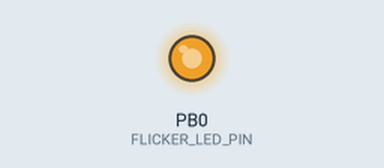
A sketch run on a simulated ATtiny85, built with avr-gcc and run on an emulated ATtiny85. Parts: output pins drawn as LEDs (lit = HIGH). Random numbers use the default seed unless the sketch sets one.

Above: at 24.19 s.
Timing chart, 0 to 40.0 s (numbered marks = the images above):
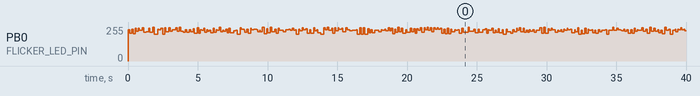

The sketch:

luminaria.ino
```cpp
// (licence header left out)
#define FLICKER_LED_PIN 0

// the start of the flicker (low)
static int flicker_low_min = 200;
static int flicker_low_max = 240;

// the end value of the flicker (high)
static int flicker_high_min = 230;
static int flicker_high_max = 256;

// delay between each low-high-low cycle
// low->high |flicker_hold| high->low
static int flicker_hold_min = 40; // milliseconds
static int flicker_hold_max = 80; // milliseconds

// delay after each low-high-low cycle
// low->high->low |flicker_pause| low->high...
static int flicker_pause_min = 100; // milliseconds
static int flicker_pause_max = 200;  // milliseconds

// delay low to high and high to low cycle
static int flicker_speed_min = 900; // microseconds
static int flicker_speed_max = 1000; // microseconds

// define ouput pin for LED and set pullup resistors on unused
// pins to reduce power consumption
void setup() {
  pinMode(FLICKER_LED_PIN, OUTPUT);
  pinMode(1,INPUT_PULLUP); // unused pin set to high
  pinMode(2,INPUT_PULLUP); // unused pin set to high
  pinMode(3,INPUT_PULLUP); // unused pin set to high
  pinMode(4,INPUT_PULLUP); // unused pin set to high
}

int flicker_random_low_start = 0;
int flicker_random_low_end = 0;
int flicker_random_high = 0;
int flicker_random_speed_start = 0;
int flicker_random_speed_end = 0;

void loop() {

  // random time for low
  flicker_random_low_start = random(flicker_low_min, flicker_low_max);
  flicker_random_low_end = random(flicker_low_min, flicker_low_max);

  // random time for high
  flicker_random_high = random(flicker_high_min, flicker_high_max);

  // random time for speed
  flicker_random_speed_start = random(flicker_speed_min, flicker_speed_max);
  flicker_random_speed_end = random(flicker_speed_min, flicker_speed_max);

  // low -> high
  for (int i = flicker_random_low_start; i<flicker_random_high; i++) {
    analogWrite(FLICKER_LED_PIN, i);
    delayMicroseconds(flicker_random_speed_start);
  }

  // hold
  delay(random(flicker_hold_min, flicker_hold_max));

  // high -> low
  for (int i = flicker_random_high; i>=flicker_random_low_end; i--) {
    analogWrite(FLICKER_LED_PIN, i);
    delayMicroseconds(flicker_random_speed_end);
  }

  // pause
  delay(random(flicker_pause_min, flicker_pause_max));
}
```
